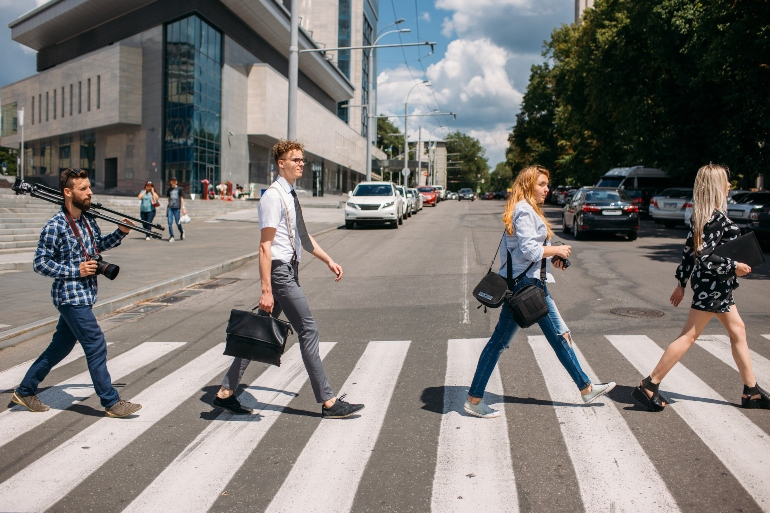
#> input picture images/pedestrian.jpg, 770 x 513 px
$ python laplace_operator.py
#> lines starting #> are read from the running program, lines starting #| are printed output that depends on the picture
import matplotlib
matplotlib.use('Qt5Agg')

import numpy as np
import cv2 as cv
import matplotlib.pyplot as plt

kernel_size = 3
ddepth = cv.CV_16S

img = cv.imread('images/pedestrian.jpg')
#> img is the input picture: shape (513, 770, 3); mean B, G, R 117.2, 120.5, 124.1
img = cv.cvtColor(img, cv.COLOR_BGR2RGB)


"""
Always blur to remove noise
"""

blurred = cv.GaussianBlur(img, (3, 3), 0)
gray = cv.cvtColor(blurred, cv.COLOR_BGR2GRAY)
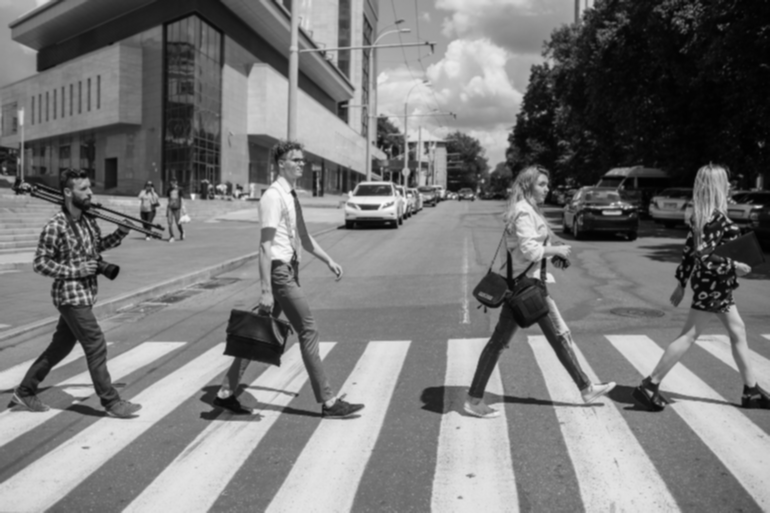
#> gray: shape (513, 770); min 1, max 252, mean 120

"""
Compute Laplacian
"""
laplacian = cv.Laplacian(gray, ddepth, ksize=kernel_size)
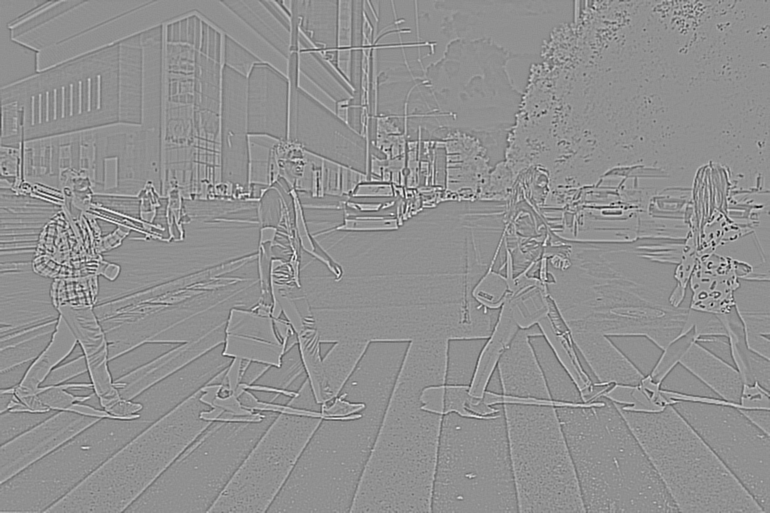
#> laplacian: shape (513, 770) int16; min -460, max 350, mean 0; drawn with min black and max white
abs_lap = cv.convertScaleAbs(laplacian)
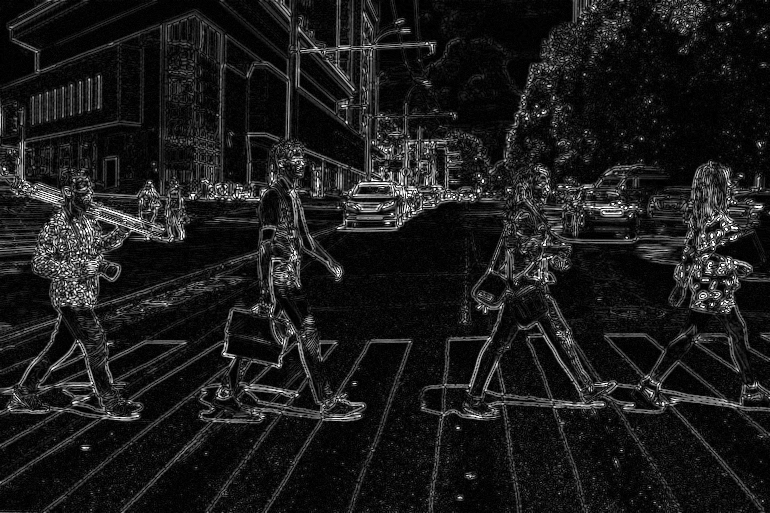
#> abs_lap: shape (513, 770); min 0, max 255, mean 27.2

"""
Plot results
"""

plt.subplot(221),plt.imshow(img),plt.title('Original')
plt.subplot(222),plt.imshow(blurred),plt.title('Blurred')
plt.subplot(223),plt.imshow(abs_lap),plt.title('Image Laplacian')
plt.show()
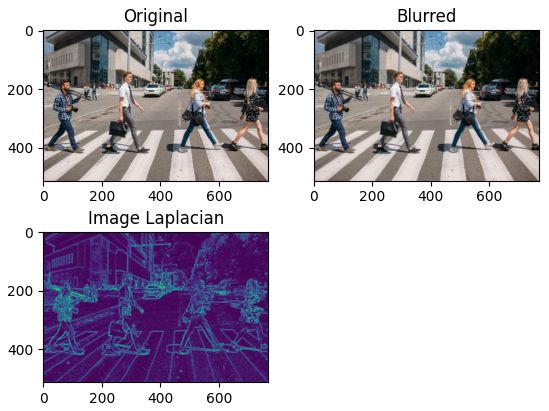
#> figure drawn by matplotlib, 3 panels
